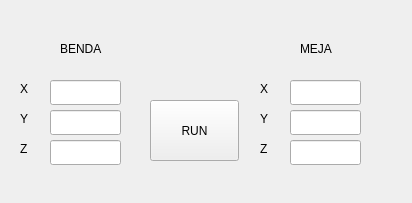
<?xml version="1.0" encoding="UTF-8"?>
<ui version="4.0">
 <class>MainWindow</class>
 <widget class="QMainWindow" name="MainWindow">
  <property name="geometry">
   <rect>
    <x>0</x>
    <y>0</y>
    <width>412</width>
    <height>203</height>
   </rect>
  </property>
  <property name="windowTitle">
   <string>MainWindow</string>
  </property>
  <widget class="QWidget" name="centralwidget">
   <widget class="QLabel" name="label">
    <property name="geometry">
     <rect>
      <x>20</x>
      <y>110</y>
      <width>16</width>
      <height>17</height>
     </rect>
    </property>
    <property name="text">
     <string>Y</string>
    </property>
   </widget>
   <widget class="QLabel" name="label_2">
    <property name="geometry">
     <rect>
      <x>20</x>
      <y>140</y>
      <width>21</width>
      <height>17</height>
     </rect>
    </property>
    <property name="text">
     <string>Z</string>
    </property>
   </widget>
   <widget class="QLabel" name="label_3">
    <property name="geometry">
     <rect>
      <x>20</x>
      <y>80</y>
      <width>21</width>
      <height>17</height>
     </rect>
    </property>
    <property name="text">
     <string>X</string>
    </property>
   </widget>
   <widget class="QLineEdit" name="x_benda">
    <property name="geometry">
     <rect>
      <x>50</x>
      <y>80</y>
      <width>71</width>
      <height>25</height>
     </rect>
    </property>
   </widget>
   <widget class="QLineEdit" name="y_benda">
    <property name="geometry">
     <rect>
      <x>50</x>
      <y>110</y>
      <width>71</width>
      <height>25</height>
     </rect>
    </property>
   </widget>
   <widget class="QLineEdit" name="z_benda">
    <property name="geometry">
     <rect>
      <x>50</x>
      <y>140</y>
      <width>71</width>
      <height>25</height>
     </rect>
    </property>
   </widget>
   <widget class="QPushButton" name="run">
    <property name="geometry">
     <rect>
      <x>150</x>
      <y>100</y>
      <width>89</width>
      <height>61</height>
     </rect>
    </property>
    <property name="text">
     <string>RUN</string>
    </property>
   </widget>
   <widget class="QLabel" name="label_4">
    <property name="geometry">
     <rect>
      <x>260</x>
      <y>140</y>
      <width>21</width>
      <height>17</height>
     </rect>
    </property>
    <property name="text">
     <string>Z</string>
    </property>
   </widget>
   <widget class="QLabel" name="label_5">
    <property name="geometry">
     <rect>
      <x>260</x>
      <y>110</y>
      <width>16</width>
      <height>17</height>
     </rect>
    </property>
    <property name="text">
     <string>Y</string>
    </property>
   </widget>
   <widget class="QLineEdit" name="y_meja">
    <property name="geometry">
     <rect>
      <x>290</x>
      <y>110</y>
      <width>71</width>
      <height>25</height>
     </rect>
    </property>
   </widget>
   <widget class="QLineEdit" name="z_meja">
    <property name="geometry">
     <rect>
      <x>290</x>
      <y>140</y>
      <width>71</width>
      <height>25</height>
     </rect>
    </property>
   </widget>
   <widget class="QLabel" name="label_6">
    <property name="geometry">
     <rect>
      <x>260</x>
      <y>80</y>
      <width>21</width>
      <height>17</height>
     </rect>
    </property>
    <property name="text">
     <string>X</string>
    </property>
   </widget>
   <widget class="QLineEdit" name="x_meja">
    <property name="geometry">
     <rect>
      <x>290</x>
      <y>80</y>
      <width>71</width>
      <height>25</height>
     </rect>
    </property>
   </widget>
   <widget class="QLabel" name="label_7">
    <property name="geometry">
     <rect>
      <x>60</x>
      <y>40</y>
      <width>67</width>
      <height>17</height>
     </rect>
    </property>
    <property name="text">
     <string>BENDA</string>
    </property>
   </widget>
   <widget class="QLabel" name="label_8">
    <property name="geometry">
     <rect>
      <x>300</x>
      <y>40</y>
      <width>67</width>
      <height>17</height>
     </rect>
    </property>
    <property name="text">
     <string>MEJA</string>
    </property>
   </widget>
  </widget>
 </widget>
 <resources/>
 <connections/>
</ui>
